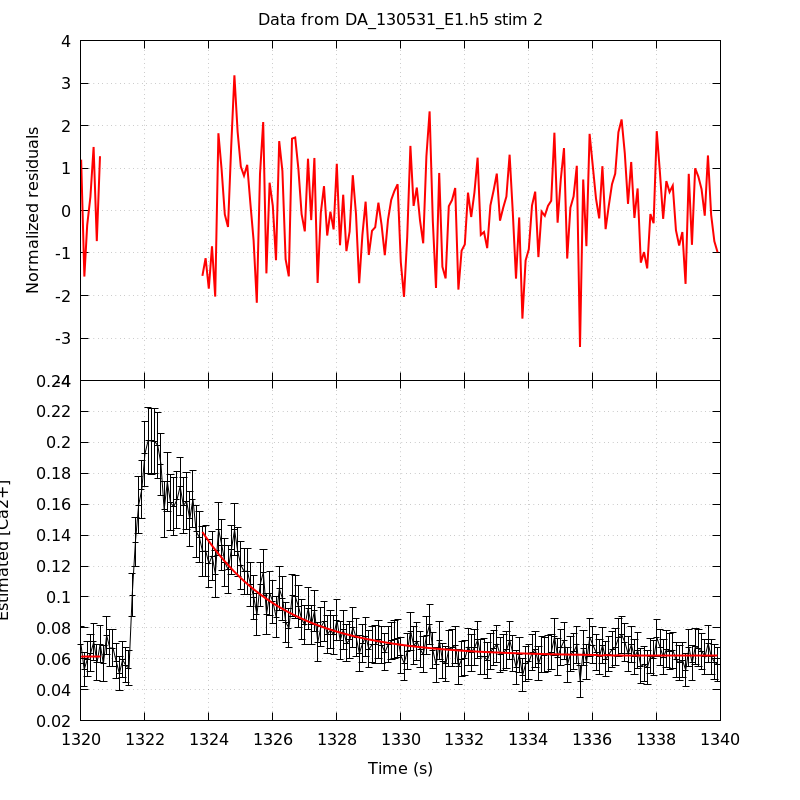

Write gnuplot code to recreate this figure.
unset key
set grid
set multiplot title 'Data from DA_130531_E1.h5 stim 2' noenhanced layout 2,1 margins 0.1,0.9,0.1,0.95 spacing 0,0
set ylabel 'Normalized residuals'
set xtics format ''
plot 'DA_130531_E1_aba_RatioFit_s2' using 1:4 with lines linecolor rgb 'red' linewidth 2
set format x '%g'
set xlabel 'Time (s)'
set ylabel 'Estimated [Ca2+]'
plot 'DA_130531_E1_aba_CaRatio_s2' using 1:2:($3*1.96) with yerrorlines \
     linecolor rgb 'black' linewidth 1,                \
     'DA_130531_E1_aba_RatioFit_s2' using 1:3 with lines linecolor rgb 'red'\
     linewidth 2
unset multiplot
